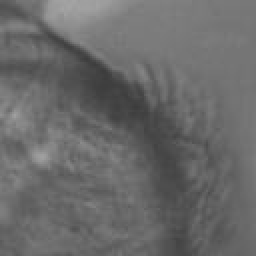
#> input picture data/1001-2_f542_01.jpg, 128 x 128 px, found by its file name (shown 2 times larger)
$ jupyter execute Gabor_filter_selection.ipynb   (older library calls are emulated)
#> lines starting #> are read from the running program, lines starting #| are printed output that depends on the picture; long printed decimals are rounded
[cell 1]
#adapted from https://github.com/bnsreenu/python_for_microscopists/blob/master/061-Gabor_Filter_Banks.py

import numpy as np
import cv2
import pandas as pd
import matplotlib.pyplot as plt
import pickle
from sklearn.model_selection import train_test_split
from sklearn.ensemble import RandomForestClassifier
from sklearn import metrics

[cell 2]
#sample image
image_path = 'data/1001-2_f542_01.jpg'
mask_path = 'data/1001-2_f542_masks_01.jpg'

[cell 3]
img = cv2.imread(image_path)
#> img is the input picture: shape (128, 128, 3); min 60, max 164, mean 105.5
img = cv2.cvtColor(img, cv2.COLOR_BGR2GRAY)
#> img: shape (128, 128)
img2 = img.reshape(-1)
#> img2 = 16384 values, max 164 at index 36, min 60 at index 4531, mean 105.5
df = pd.DataFrame()
df['Original Image'] = img2

label = cv2.imread(mask_path)
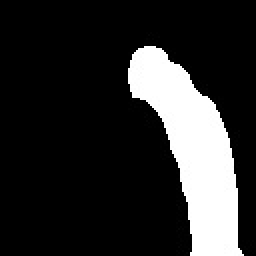
#> input picture data/1001-2_f542_masks_01.jpg, 128 x 128 px, found by its file name (shown 2 times larger)
#> label is the input picture: shape (128, 128, 3); min 0, max 255, mean 44.5
labelim = cv2.cvtColor(label, cv2.COLOR_BGR2GRAY)
labelim1 = labelim.reshape(-1)
#> labelim1 = 16384 values, max 255 at index 3016, min 0 at index 0, mean 44.49
df['Labels'] = labelim1

[cell 4]
f = plt.figure()
f.add_subplot(1,2, 1)
plt.imshow(img, cmap ='gray')
f.add_subplot(1,2, 2)
plt.imshow(labelim, cmap = 'gray')
plt.show(block=True)
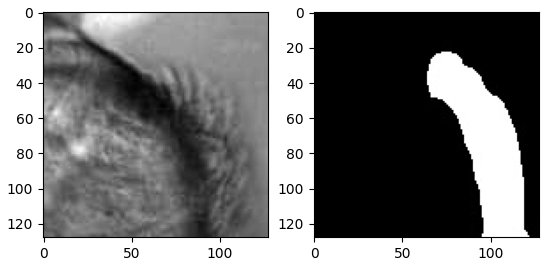
#> figure drawn by matplotlib, 2 panels

[cell 5]
num = 1
kernels = []
for theta in range(1,4):
    theta = theta / 4. * np.pi
    for sigma in (1, 3):
        for lamda in np.arange(np.pi / 4, np.pi, np.pi / 4):
            for gamma in (0.05, 0.25, 0.5):


                gabor_label = 'Gabor' + str(num)

                ksize=9
                kernel = cv2.getGaborKernel((ksize, ksize), sigma, theta, lamda, gamma, 0, ktype=cv2.CV_32F)
                kernels.append(kernel)

                fimg = cv2.filter2D(img2, cv2.CV_8UC3, kernel)
                filtered_img = fimg.reshape(-1)
                df[gabor_label] = filtered_img
                print(gabor_label, ': theta=', theta, ': sigma=', sigma, ': lamda=', lamda, ': gamma=', gamma)
                num += 1
#> after the loop, kernels = 54 items; num = 55

[cell 6]
#training
Y = df["Labels"].values
#> Y has the same summary as labelim1
X = df.drop(labels = ["Labels"], axis=1)
#> X = table of 16384 rows and 55 columns

X_train, X_test, y_train, y_test = train_test_split(X, Y, test_size=0.2, random_state=20)
#> X_train = table of 13107 rows and 55 columns; X_test = table of 3277 rows and 55 columns; y_train = 13107 values, max 255 at index 6, min 0 at index 0, mean 44.27; y_test = 3277 values, max 255 at index 11, min 0 at index 0, mean 45.37
model = RandomForestClassifier(n_estimators = 100, random_state = 42)
model.fit(X_train, y_train)

#predicting
prediction_test_train = model.predict(X_train)
#> prediction_test_train = 13107 values, max 255 at index 6, min 0 at index 0, mean 43.54
prediction_test = model.predict(X_test)
#> prediction_test = 3277 values, max 255 at index 11, min 0 at index 0, mean 24.82

print ("Accuracy on training data = ", metrics.accuracy_score(y_train, prediction_test_train))
#| Accuracy on training data =  0.9924
print ("Accuracy = ", metrics.accuracy_score(y_test, prediction_test))
#| Accuracy =  0.8084

[cell 7]
feature_list = list(X.columns)
#> feature_list = 55 items, first 6: 'Original Image', 'Gabor1', 'Gabor2', 'Gabor3', 'Gabor4', 'Gabor5'
feature_imp = pd.Series(model.feature_importances_,index=feature_list).sort_values(ascending=False)
print(feature_imp[:10])
#| Gabor7            0.06143
#| Gabor43           0.05985
#| Gabor22           0.05112
#| Gabor25           0.05104
#| Gabor23           0.04874
#| Gabor26           0.04832
#| Original Image    0.04648
#| Gabor44           0.04602
#| Gabor8            0.04477
#| Gabor24           0.04392
#| dtype: float64
